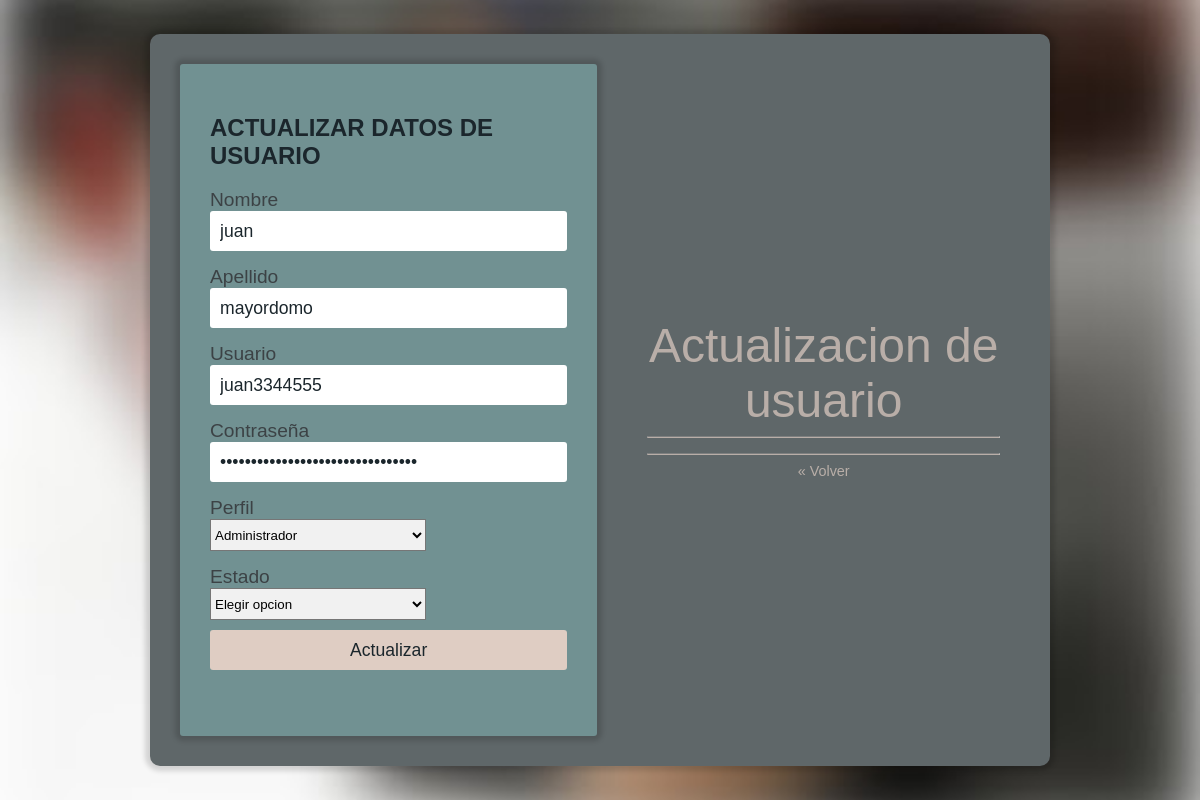
The app's page /Administrador/pages/editar.php?Id=10 with its own data.
### tables this page shows
CREATE TABLE `usuarios` (
  `id_usuario` int(11) NOT NULL,
  `Nombreusu` varchar(60) NOT NULL,
  `Apellidousu` varchar(60) NOT NULL,
  `Usuario` varchar(40) NOT NULL,
  `Passwordusu` varchar(80) NOT NULL,
  `Perfil` varchar(30) NOT NULL,
  `Estado` varchar(20) NOT NULL
);

### Conexion.php (called while the page is built, shortened)
<?php
class Conexion{
    private $drive = "mysql";
    private $host = "localhost";
    private $dbname = "notas2023";
    private $user = "root";
    private $password = "";
    public function __construct(){
        try{
            $db = new PDO("{$this->drive}:host={$this->host};dbname={$this->dbname}",$this->user, $this->password);
            $db->setAttribute(PDO::ATTR_ERRMODE,PDO::ERRMODE_EXCEPTION);
            return $db;
        }catch(PDOException $e){
            echo "Ha surgido algun error: Detalle: ".$e->getMessage();
        }
    }
}
?>

### Administrador/models/administrador.php (called while the page is built, shortened)
<?php
include_once('../../Conexion.php');
class Administrador extends Conexion{
    public function __construct(){
        $this->db = parent::__construct();
    }
    public function getidad($Id){
        $statement=$this->db->prepare("SELECT * FROM usuarios WHERE  id_usuario=:Id");
        $statement->bindparam(':Id',$Id);
        $statement->execute();
        $resultado =$statement->fetch(PDO::FETCH_ASSOC);
        return $resultado;
    }
}
?>

### Administrador/pages/editar.php (the view, shortened to what this page needs)
<html lang="es">
<head>
    <link rel="stylesheet" href="../../css/login.css">
</head>
<body>
    <?php
    require_once('../../Conexion.php');
    require_once('../models/administrador.php');
    $Id = $_GET['Id'];
    $admin = new Administrador();
    $row = $admin->getidad($Id);
        if($row){
    ?>
        <div id="contenedor">
            <div id="contenedorcentrado">
                <div id="login">
                    <h2>ACTUALIZAR DATOS DE USUARIO</h2>
                    <form id="loginform" action="../Controller/editarusuario.php" method="post">
                        <label for="nombre">Nombre</label>
                        <input id="Nombre" type="text" name="txtnombre" placeholder="Nombre"
                            value="<?php echo $row['Nombreusu'] ?>">
                        <label for="Apellido">Apellido</label>
                        <input id="Apellido" type="Apellido" placeholder="Apellido" name="txtapellido"
                            value="<?php echo $row['Apellidousu'] ?>">
                        <label for="Usuario">Usuario</label>
                        <input id="Usuario" type="text" name="txtusuario" placeholder="Usuario"
                            value="<?php echo $row['Usuario'] ?>">
                        <label for="Contraseña">Contraseña</label>
                        <input id="Contraseña" type="password" name="txtcontrasena" placeholder="Contraseña"
                            value="<?php echo $row['Passwordusu'] ?>">
                        <label for="Perfil">Perfil</label>
                        <select required name="txtperfil" id="perfil" value="<?php echo $row['Perfil'] ?>">
                            <option selected value="Administrador">Administrador</option>
                        </select>
                        <label for="Estado" value="<?php echo $row['Estado']?>">Estado</label>
                        <select name="txtestado" id="Estado" required>
                            <option selected>Elegir opcion</option>
                        </select>
                        <button type="submit" title="Actualizar" name="Actualizar">Actualizar</button>
                    </form>
                <?php } ?>
            </div>
            <div id="derecho">
                <div class="titulo">
                    Actualizacion de usuario
                </div>
                <hr>
                <div class="pie-form">
                    <hr>
                    <a href="index.php">« Volver</a>
                </div>
            </div>
        </div>
    </div>
</body>
</html>

### css/login.css (style rules this page uses)
body { font-family: 'Overpass', sans-serif; font-weight: normal; font-size: 100%; color: #1b262c; margin: 0; background-color: #5f6769; }
#contenedor { display: flex; align-items: center; justify-content: center; margin: 0; padding: 0; min-width: 100vw; min-height: 100vh; width: 100%; height: 100%; background-image: url(../img/fondo_difuminado_login.jpg); background-position: center; background-size: cover; }
#contenedorcentrado { display: flex; align-items: center; justify-content: center; flex-direction:row; min-width: 380px; max-width: 900px; width: 90%; background-color: #5f6769; border-radius: 10px 10px 10px 10px; -moz-border-radius: 10px 10px 10px 10px; -webkit-border-radius: 10px 10px 10px 10px; -webkit-box-shadow: 0px 0px 5px 5px rgba(0,0,0,0.15); -moz-box-shadow: 0px 0px 5px 5px rgba(0,0,0,0.15); box-shadow: 0px 0px 5px 5px rgba(0,0,0,0.15); padding: 30px; box-sizing: border-box; }
#login { width: 100%; max-width: 4430px; min-width: 320px; padding: 30px 30px 50px 30px; background-color: #719192; -webkit-box-shadow: 0px 0px 5px 5px rgba(0,0,0,0.15); -moz-box-shadow: 0px 0px 5px 5px rgba(0,0,0,0.15); box-shadow: 0px 0px 5px 5px rgba(0,0,0,0.15); border-radius: 3px 3px 3px 3px; -moz-border-radius: 3px 3px 3px 3px; -webkit-border-radius: 3px 3px 3px 3px; box-sizing: border-box; opacity: 1; filter: alpha(opacity=1); }
#login label { display: block; font-family: 'Overpass', sans-serif; font-size: 120%; color:#3c4245; margin-top: 15px; }
#login input { font-family: 'Overpass', sans-serif; font-size: 110%; color: #1b262c; display: block; width: 100%; height: 40px; margin-bottom: 10px; padding: 5px 5px 5px 10px; box-sizing: border-box; border: none; border-radius: 3px 3px 3px 3px; -moz-border-radius: 3px 3px 3px 3px; -webkit-border-radius: 3px 3px 3px 3px; }
#login input::placeholder { font-family: 'Overpass', sans-serif; color: #E4E4E4; }
#perfil { display: block; align-items: center; justify-content: center; margin: 0 a; height: 4vh; width: 27vh ; background-color: #f1f1f1; }
#estado { display: block; align-items: center; justify-content: center; margin: 0 a; height: 4vh; width: 27vh ; background-color: #f1f1f1; }
#login button { font-family: 'Overpass', sans-serif; font-size: 110%; color:#1b262c; width: 100%; height: 40px; border: none; border-radius: 3px 3px 3px 3px; -moz-border-radius: 3px 3px 3px 3px; -webkit-border-radius: 3px 3px 3px 3px; background-color: #dfcdc3; margin-top: 10px; }
#derecho { text-align: center; width: 100%; opacity: 0.70; filter: alpha(opacity=70); padding:20px 20px 20px 50px; box-sizing: border-box; }
.titulo { font-size: 300%; color:#dfcdc3; }
hr { border-top: 1px solid #8c8b8b; border-bottom: 1px solid #dfcdc3; }
.pie-form { font-size: 90%; text-align: center; margin-top: 15px; }
.pie-form a { display: block; text-decoration: none; color: #dfcdc3; margin-bottom: 3px; }

### records on screen
usuarios: txtnombre "juan", txtapellido "mayordomo", txtusuario "juan3344555", txtperfil "Administrador"
